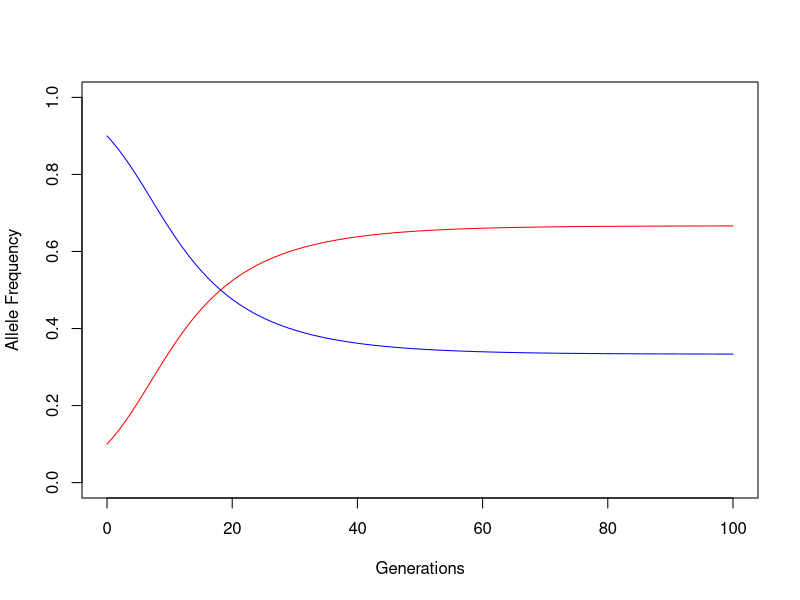
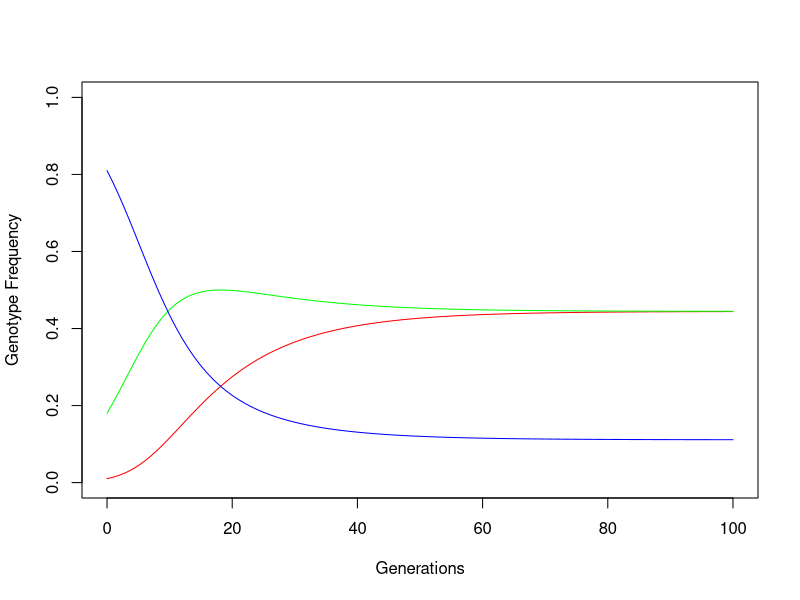
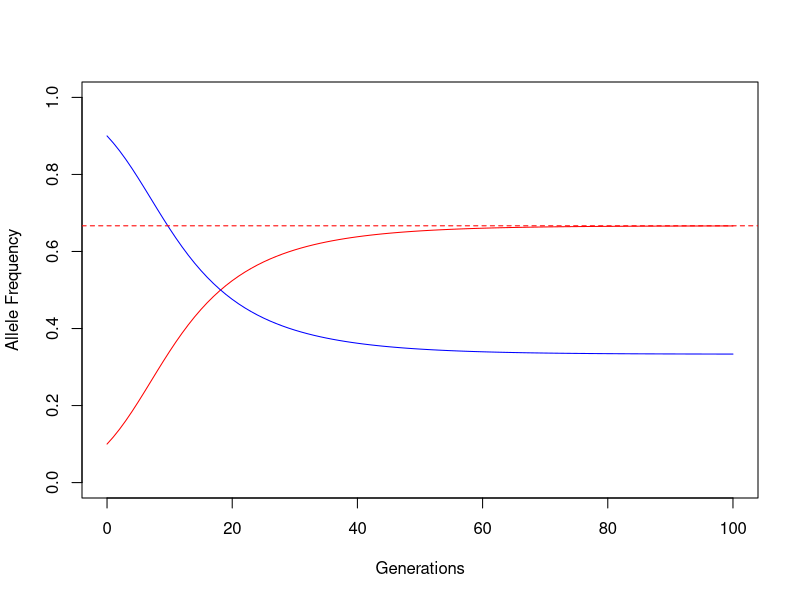
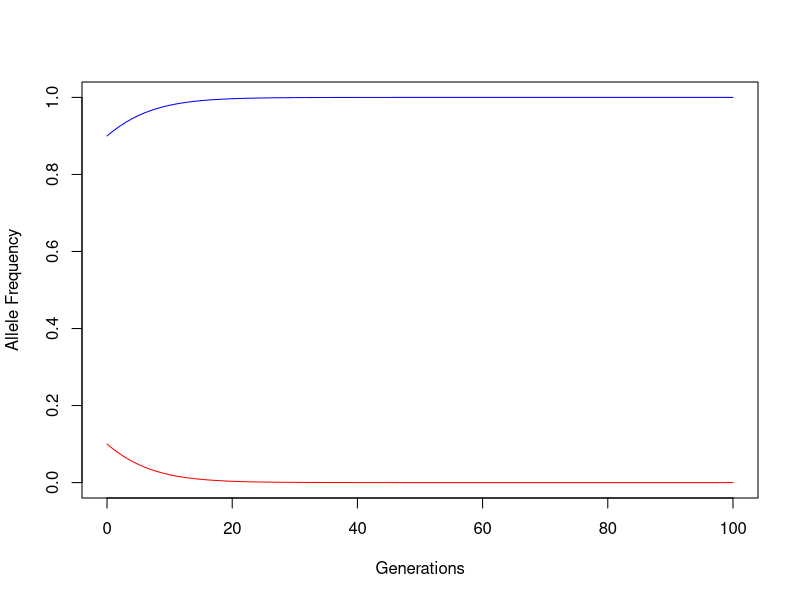
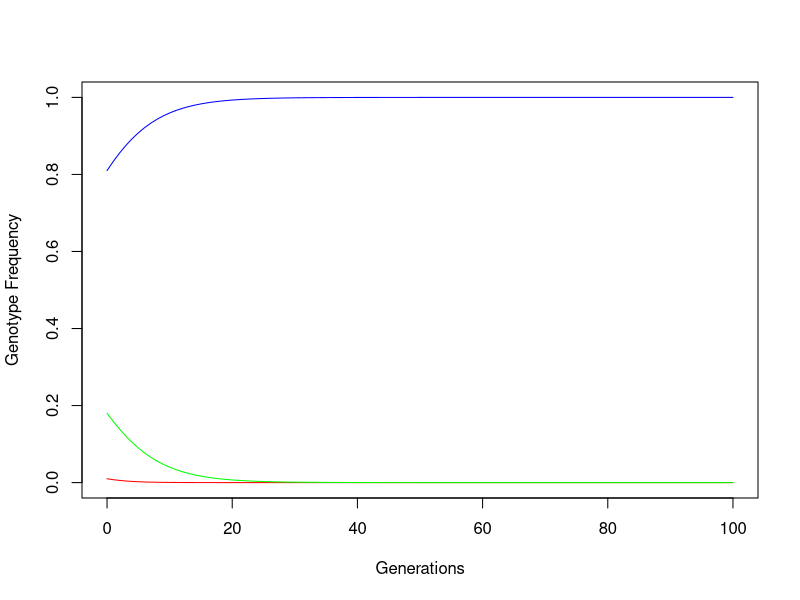
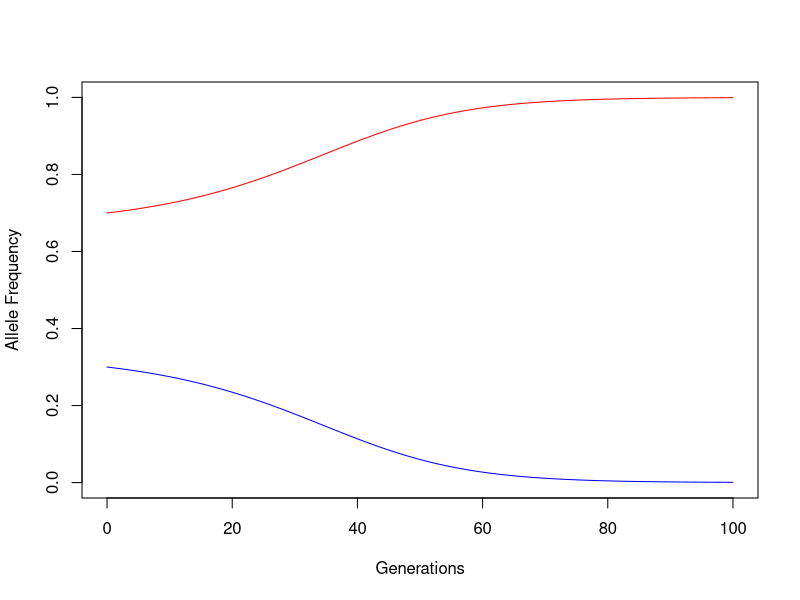
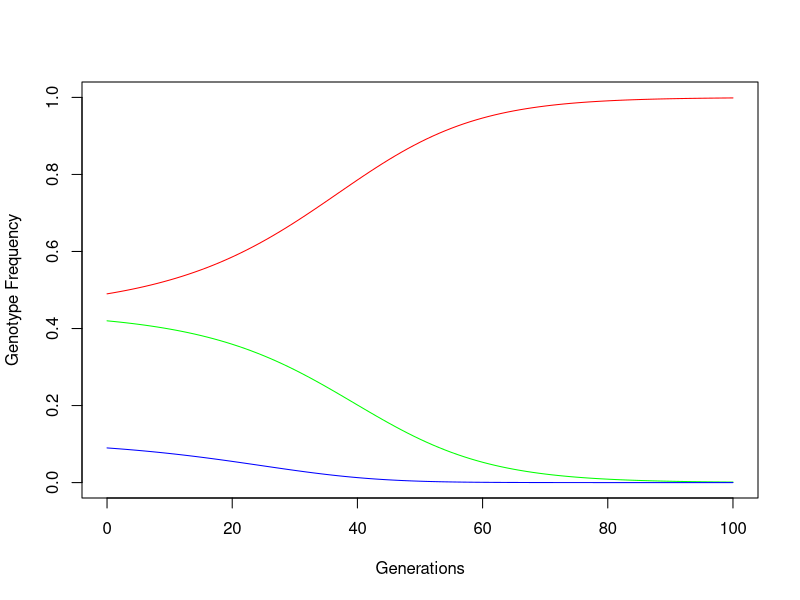
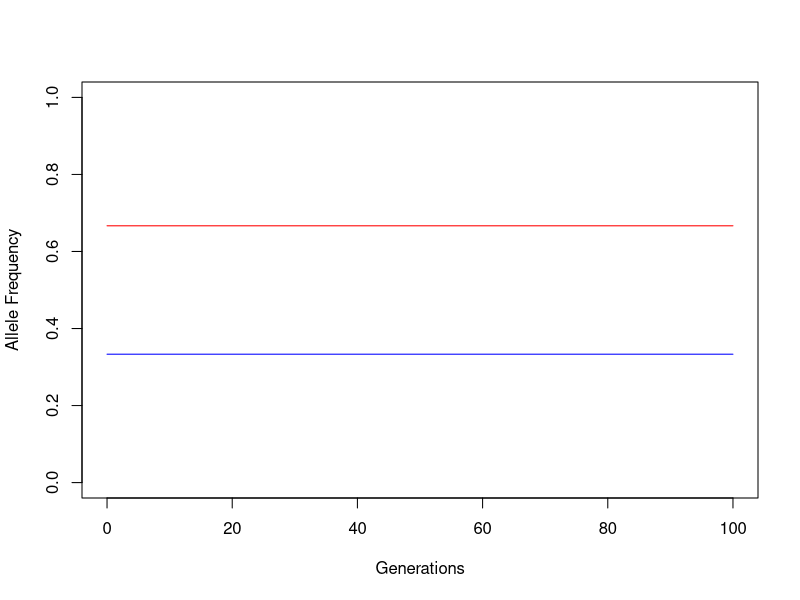

Reproduce these figures in R, in order.
## ---- chunk 1
options(scipen=10)
## ---- chunk 2
number_of_generations = 100 #how many generations do you want the simulation to run?

#relative fitnesses
##here we are setting the relative fitnesses of each of the genotypes, and now we are incorporating the selection coefficients against homozygotes.
s1 = 0.1 #set s, the selection coefficient for the first homozygote
s2 = 0.2 #for the second homozygote
h = 0 #set h, the dominance coefficient

fitness_aa = 1-s1 #changes from 1 to be 1-s1 because the highest relative fitness now belongs to the heterozygote
fitness_ab = 1
fitness_bb = 1-s2

#Starting frequencies of alleles and genotypes
freq_a = 0.1
 
freq_b = 1 - freq_a
freq_aa = freq_a^2
freq_ab = 2 * freq_a * freq_b
freq_bb = freq_b^2
 
#create dataframes for allele and genotype frequencies:
genotypes = data.frame(t = 0, cbind(freq_aa, freq_ab, freq_bb))
alleles_frequency = data.frame(t = 0, cbind(freq_a, freq_b))
 
#Now we will simulate over each subsequent generation. 
for (t in 1 : number_of_generations) {
 
    x_freq_a = freq_aa + 0.5 * freq_ab #get starting freq. of a allele
    x_freq_b = freq_bb + 0.5 * freq_ab #and b allele. Need to redo this for each generation as selection changes allele frequencies.
 
    x_freq_aa = freq_aa * fitness_aa #here you calculate the frequency of a genotype multiplied by its relative fitness, which we need for each genotype to calculate wbar, the mean fitness of the population of zygotes (equation 10.22)
    x_freq_ab = freq_ab * fitness_ab
    x_freq_bb = freq_bb * fitness_bb
     
    wbar = x_freq_aa + x_freq_ab + x_freq_bb #here we add those together as in eq. 10.22 to get wbar
     
    freq_a = ((freq_aa*fitness_aa)+(freq_a*freq_b*fitness_ab))/wbar #see equation 10.26
    freq_b = 1 - freq_a #to get the freq. of the other allele, 1-p
    
    #recalculate genotype frequencies in next generation:
    freq_aa = freq_a^2
    freq_ab = 2 * freq_a * freq_b
    freq_bb = freq_b^2
      
    #add information to table
    genotypes = rbind(genotypes, data.frame(t, cbind(freq_aa, freq_ab, freq_bb)))
    alleles_frequency = rbind(alleles_frequency, data.frame(t, cbind(freq_a, freq_b)))
}
## ---- chunk 3
fitness_aa #=1-s1
fitness_ab #=1
fitness_bb #=1-s2
## ---- chunk 4
plot(alleles_frequency$t, alleles_frequency$freq_a,type="l",col="red", xlab="Generations", ylab="Allele Frequency", ylim = c(0,1)) 
lines(alleles_frequency$t, alleles_frequency$freq_b,type="l",col="blue")

plot(genotypes$t, genotypes$freq_aa,type="l",col="red", xlab="Generations", ylab="Genotype Frequency", ylim = c(0,1))
lines(genotypes$t, genotypes$freq_ab,type="l",col="green")
lines(genotypes$t, genotypes$freq_bb,type="l",col="blue")
## ---- chunk 5
s2/(s1+s2)
## ---- chunk 6
plot(alleles_frequency$t, alleles_frequency$freq_a,type="l",col="red", xlab="Generations", ylab="Allele Frequency", ylim = c(0,1)) 
lines(alleles_frequency$t, alleles_frequency$freq_b,type="l",col="blue")
abline(0.6666667, 0, col = "red", lty = "dashed")
## ---- chunk 7
number_of_generations = 100 #how many generations do you want the simulation to run?

#relative fitnesses
##here we are setting the relative fitnesses of each of the genotypes, and now we are incorporating the selection coefficients favoring homozygotes.
s1 = 0.1 #set s, the selection coefficient for the first homozygote
s2 = 0.2 #for the second homozygote
h = 0 #set h, the dominance coefficient

fitness_aa = 1+s1 #changes from 1 to be 1+s1 because there is now a selective advantage of being a homozygote
fitness_ab = 1
fitness_bb = 1+s2

#Starting frequencies of alleles and genotypes
freq_a = 0.1
 
freq_b = 1 - freq_a
freq_aa = freq_a^2
freq_ab = 2 * freq_a * freq_b
freq_bb = freq_b^2
 
#create dataframes for allele and genotype frequencies:
genotypes = data.frame(t = 0, cbind(freq_aa, freq_ab, freq_bb))
alleles_frequency = data.frame(t = 0, cbind(freq_a, freq_b))
 
#Now we will simulate over each subsequent generation. 
for (t in 1 : number_of_generations) {
 
    x_freq_a = freq_aa + 0.5 * freq_ab #get starting freq. of a allele
    x_freq_b = freq_bb + 0.5 * freq_ab #and b allele. Need to redo this for each generation as selection changes allele frequencies.
 
    x_freq_aa = freq_aa * fitness_aa #here you calculate the frequency of a genotype multiplied by its relative fitness, which we need for each genotype to calculate wbar, the mean fitness of the population of zygotes (equation 10.22)
    x_freq_ab = freq_ab * fitness_ab
    x_freq_bb = freq_bb * fitness_bb
     
    wbar = x_freq_aa + x_freq_ab + x_freq_bb #here we add those together as in eq. 10.22 to get wbar
     
    freq_a = ((freq_aa*fitness_aa)+(freq_a*freq_b*fitness_ab))/wbar #see equation 10.26
    freq_b = 1 - freq_a #to get the freq. of the other allele, 1-p
    
    #recalculate genotype frequencies in next generation:
    freq_aa = freq_a^2
    freq_ab = 2 * freq_a * freq_b
    freq_bb = freq_b^2
      
    #add information to table
    genotypes = rbind(genotypes, data.frame(t, cbind(freq_aa, freq_ab, freq_bb)))
    alleles_frequency = rbind(alleles_frequency, data.frame(t, cbind(freq_a, freq_b)))
}
## ---- chunk 8
fitness_aa #=1+s1
fitness_ab #=1
fitness_bb #=1+s2
## ---- chunk 9
plot(alleles_frequency$t, alleles_frequency$freq_a,type="l",col="red", xlab="Generations", ylab="Allele Frequency", ylim = c(0,1)) 
lines(alleles_frequency$t, alleles_frequency$freq_b,type="l",col="blue")

plot(genotypes$t, genotypes$freq_aa,type="l",col="red", xlab="Generations", ylab="Genotype Frequency", ylim = c(0,1))
lines(genotypes$t, genotypes$freq_ab,type="l",col="green")
lines(genotypes$t, genotypes$freq_bb,type="l",col="blue")
## ---- chunk 10
number_of_generations = 100 #how many generations do you want the simulation to run?

#relative fitnesses
##here we are setting the relative fitnesses of each of the genotypes, and now we are incorporating the selection coefficients favoring homozygotes.
s1 = 0.1 #set s, the selection coefficient for the first homozygote
s2 = 0.2 #for the second homozygote
h = 0 #set h, the dominance coefficient

fitness_aa = 1+s1 #changes from 1 to be 1+s1 because there is now a selective advantage of being a homozygote
fitness_ab = 1
fitness_bb = 1+s2

#Starting frequencies of alleles and genotypes
freq_a = 0.7
 
freq_b = 1 - freq_a
freq_aa = freq_a^2
freq_ab = 2 * freq_a * freq_b
freq_bb = freq_b^2
 
#create dataframes for allele and genotype frequencies:
genotypes = data.frame(t = 0, cbind(freq_aa, freq_ab, freq_bb))
alleles_frequency = data.frame(t = 0, cbind(freq_a, freq_b))
 
#Now we will simulate over each subsequent generation. 
for (t in 1 : number_of_generations) {
 
    x_freq_a = freq_aa + 0.5 * freq_ab #get starting freq. of a allele
    x_freq_b = freq_bb + 0.5 * freq_ab #and b allele. Need to redo this for each generation as selection changes allele frequencies.
 
    x_freq_aa = freq_aa * fitness_aa #here you calculate the frequency of a genotype multiplied by its relative fitness, which we need for each genotype to calculate wbar, the mean fitness of the population of zygotes (equation 10.22)
    x_freq_ab = freq_ab * fitness_ab
    x_freq_bb = freq_bb * fitness_bb
     
    wbar = x_freq_aa + x_freq_ab + x_freq_bb #here we add those together as in eq. 10.22 to get wbar
     
    freq_a = ((freq_aa*fitness_aa)+(freq_a*freq_b*fitness_ab))/wbar #see equation 10.26
    freq_b = 1 - freq_a #to get the freq. of the other allele, 1-p
    
    #recalculate genotype frequencies in next generation:
    freq_aa = freq_a^2
    freq_ab = 2 * freq_a * freq_b
    freq_bb = freq_b^2
      
    #add information to table
    genotypes = rbind(genotypes, data.frame(t, cbind(freq_aa, freq_ab, freq_bb)))
    alleles_frequency = rbind(alleles_frequency, data.frame(t, cbind(freq_a, freq_b)))
}
plot(alleles_frequency$t, alleles_frequency$freq_a,type="l",col="red", xlab="Generations", ylab="Allele Frequency", ylim = c(0,1)) 
lines(alleles_frequency$t, alleles_frequency$freq_b,type="l",col="blue")

plot(genotypes$t, genotypes$freq_aa,type="l",col="red", xlab="Generations", ylab="Genotype Frequency", ylim = c(0,1))
lines(genotypes$t, genotypes$freq_ab,type="l",col="green")
lines(genotypes$t, genotypes$freq_bb,type="l",col="blue")
## ---- chunk 11
#equilibrium:
s2/(s1+s2)
## ---- chunk 12
number_of_generations = 100 #how many generations do you want the simulation to run?

#relative fitnesses
##here we are setting the relative fitnesses of each of the genotypes, and now we are incorporating the selection coefficients favoring homozygotes.
s1 = 0.1 #set s, the selection coefficient for the first homozygote
s2 = 0.2 #for the second homozygote
h = 0 #set h, the dominance coefficient

fitness_aa = 1+s1 #changes from 1 to be 1+s1 because there is now a selective advantage of being a homozygote
fitness_ab = 1
fitness_bb = 1+s2

#Starting frequencies of alleles and genotypes
freq_a = s2/(s1+s2)
 
freq_b = 1 - freq_a
freq_aa = freq_a^2
freq_ab = 2 * freq_a * freq_b
freq_bb = freq_b^2
 
#create dataframes for allele and genotype frequencies:
genotypes = data.frame(t = 0, cbind(freq_aa, freq_ab, freq_bb))
alleles_frequency = data.frame(t = 0, cbind(freq_a, freq_b))
 
#Now we will simulate over each subsequent generation. 
for (t in 1 : number_of_generations) {
 
    x_freq_a = freq_aa + 0.5 * freq_ab #get starting freq. of a allele
    x_freq_b = freq_bb + 0.5 * freq_ab #and b allele. Need to redo this for each generation as selection changes allele frequencies.
 
    x_freq_aa = freq_aa * fitness_aa #here you calculate the frequency of a genotype multiplied by its relative fitness, which we need for each genotype to calculate wbar, the mean fitness of the population of zygotes (equation 10.22)
    x_freq_ab = freq_ab * fitness_ab
    x_freq_bb = freq_bb * fitness_bb
     
    wbar = x_freq_aa + x_freq_ab + x_freq_bb #here we add those together as in eq. 10.22 to get wbar
     
    freq_a = ((freq_aa*fitness_aa)+(freq_a*freq_b*fitness_ab))/wbar #see equation 10.26
    freq_b = 1 - freq_a #to get the freq. of the other allele, 1-p
    
    #recalculate genotype frequencies in next generation:
    freq_aa = freq_a^2
    freq_ab = 2 * freq_a * freq_b
    freq_bb = freq_b^2
      
    #add information to table
    genotypes = rbind(genotypes, data.frame(t, cbind(freq_aa, freq_ab, freq_bb)))
    alleles_frequency = rbind(alleles_frequency, data.frame(t, cbind(freq_a, freq_b)))
}
plot(alleles_frequency$t, alleles_frequency$freq_a,type="l",col="red", xlab="Generations", ylab="Allele Frequency", ylim = c(0,1)) 
lines(alleles_frequency$t, alleles_frequency$freq_b,type="l",col="blue")

plot(genotypes$t, genotypes$freq_aa,type="l",col="red", lty=4, lwd=3, xlab="Generations", ylab="Genotype Frequency", ylim = c(0,1))
lines(genotypes$t, genotypes$freq_ab,type="l",col="green", lty=2, lwd=3)
lines(genotypes$t, genotypes$freq_bb,type="l",col="blue", lwd=3)
